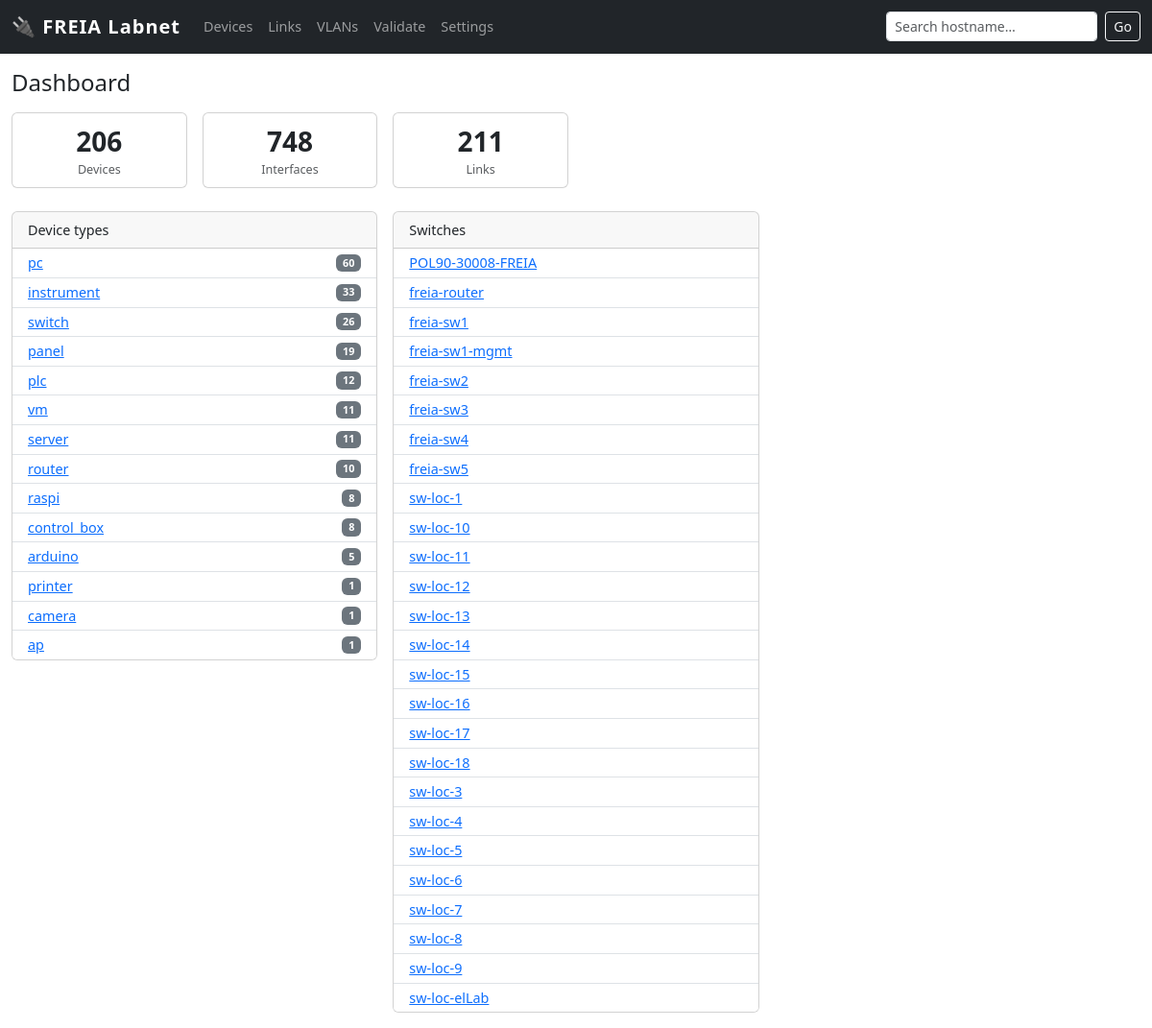
The page / on the database its author committed.
### tables this page shows
CREATE TABLE "device" (
    id INTEGER PRIMARY KEY,
    hostname TEXT UNIQUE,
    kind TEXT NOT NULL,
    vendor_model TEXT,
    os TEXT,
    serial TEXT,
    location_id INTEGER REFERENCES location(id),
    owner TEXT,
    purpose TEXT,
    status TEXT NOT NULL DEFAULT 'active' CHECK(status IN (
        'active','spare','loan','disconnected','retired','planned'
    )),
    notes TEXT,
    vm_host_id INTEGER REFERENCES device(id)
);

### app.py (the view)
@app.route('/')
def index():
    counts = {r['kind']: r['cnt'] for r in query(
        "SELECT kind, COUNT(*) as cnt FROM device GROUP BY kind ORDER BY cnt DESC")}
    totals = query(
        "SELECT COUNT(*) as devices FROM device")[0]['devices']
    ifaces  = query("SELECT COUNT(*) as n FROM iface")[0]['n']
    links   = query("SELECT COUNT(*) as n FROM link")[0]['n']
    switches = query(
        "SELECT hostname FROM device WHERE kind='switch' ORDER BY hostname")
    return render_template('index.html',
        counts=counts, totals=totals, ifaces=ifaces, links=links,
        switches=switches)

### app.py (called while the page is built)
def get_db():
    db = getattr(g, '_database', None)
    if db is None:
        db = g._database = sqlite3.connect(LABNET_PATH)
        db.row_factory = sqlite3.Row
        db.execute('PRAGMA foreign_keys = ON')
    return db

def query(sql, args=(), one=False):
    cur = get_db().execute(sql, args)
    rv = cur.fetchall()
    return (rv[0] if rv else None) if one else rv

### templates/index.html (shortened to what this page needs)
{% extends "base.html" %}
{% block content %}
<h4 class="mb-3">Dashboard</h4>
<div class="row g-3 mb-4">
  <div class="col-sm-4 col-md-2">
    <div class="card text-center">
      <div class="card-body py-2">
        <div class="fs-3 fw-bold">{{ totals }}</div>
        <div class="text-muted small">Devices</div>
      </div>
    </div>
  </div>
  <div class="col-sm-4 col-md-2">
    <div class="card text-center">
      <div class="card-body py-2">
        <div class="fs-3 fw-bold">{{ ifaces }}</div>
        <div class="text-muted small">Interfaces</div>
      </div>
    </div>
  </div>
  <div class="col-sm-4 col-md-2">
    <div class="card text-center">
      <div class="card-body py-2">
        <div class="fs-3 fw-bold">{{ links }}</div>
        <div class="text-muted small">Links</div>
      </div>
    </div>
  </div>
</div>
<div class="row g-3">
  <div class="col-md-4">
    <div class="card">
      <div class="card-header">Device types</div>
      <ul class="list-group list-group-flush">
        {% for kind, cnt in counts.items() %}
        <li class="list-group-item d-flex justify-content-between align-items-center py-1">
          <a href="/devices?kind={{ kind }}">{{ kind }}</a>
          <span class="badge bg-secondary">{{ cnt }}</span>
        </li>
        {% endfor %}
      </ul>
    </div>
  </div>
  <div class="col-md-4">
    <div class="card">
      <div class="card-header">Switches</div>
      <ul class="list-group list-group-flush">
        {% for sw in switches %}
        <li class="list-group-item py-1">
          <a href="/switch/{{ sw['hostname'] }}">{{ sw['hostname'] }}</a>
        </li>
        {% endfor %}
      </ul>
    </div>
  </div>
</div>
{% endblock %}

### templates/base.html (style rules this page uses)
body { font-size: .9rem; }

### rows shown on the page
device: hostname "POL90-30008-FREIA"
device: hostname "freia-router"
device: hostname "freia-sw1"
device: hostname "freia-sw1-mgmt"
device: hostname "freia-sw2"
device: hostname "freia-sw3"
device: hostname "freia-sw4"
device: hostname "freia-sw5"
device: hostname "sw-loc-1"
device: hostname "sw-loc-10"
device: hostname "sw-loc-11"
device: hostname "sw-loc-12"
device: hostname "sw-loc-13"
device: hostname "sw-loc-14"
device: hostname "sw-loc-15"
device: hostname "sw-loc-16"
device: hostname "sw-loc-17"
device: hostname "sw-loc-18"
device: hostname "sw-loc-3"
device: hostname "sw-loc-4"
device: hostname "sw-loc-5"
device: hostname "sw-loc-6"
device: hostname "sw-loc-7"
device: hostname "sw-loc-8"
device: hostname "sw-loc-9"
device: hostname "sw-loc-elLab"

### other values the page prints
{{ totals }} "206"
{{ ifaces }} "748"
{{ links }} "211"
{{ kind }} "pc" "instrument" "switch" "panel" "plc" "vm" "server" "router" "raspi" "control_box" "arduino" "printer" "camera" "ap"
{{ cnt }} "60" "33" "26" "19" "12" "11" "11" "10" "8" "8" "5" "1" "1" "1"
